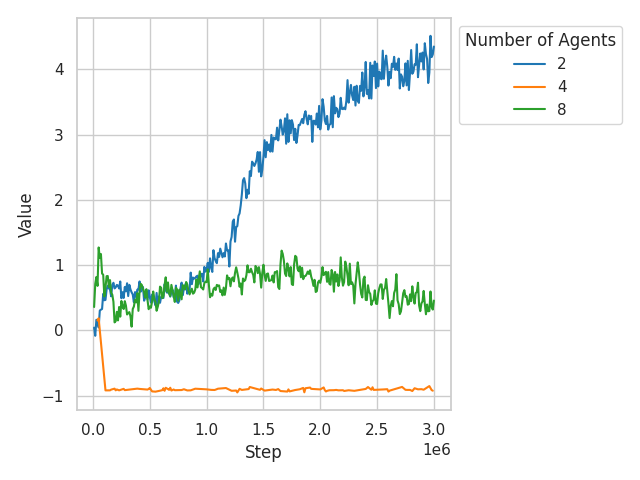

Write Python code to recreate this figure.
import pandas as pd
import seaborn as sns
import matplotlib.pyplot as plt

data = [
    (2, "better results_12 to 36 sensors 2 agents-1728932364.4491496.csv"),
    (4, "better results_12 to 36 sensors 4 agents-1728987793.6354911.csv"),
    (8, "better results_12 to 36 sensors 8 agents-1729168237.176651.csv")
]

all_dfs = []
for agents, file in data:
    df = pd.read_csv(file)
    df["Number of Agents"] = agents
    all_dfs.append(df)

training_data = pd.concat(all_dfs)

training_data = training_data[training_data['Step'] <= 3_000_000]

sns.set_theme()
sns.set_style("whitegrid")
ax = sns.lineplot(data=training_data, x='Step', y='Value', hue='Number of Agents', palette='tab10')
sns.move_legend(ax, "upper left", bbox_to_anchor=(1, 1))
ax.set(xlabel='Step', ylabel='Value')
plt.tight_layout()
plt.savefig("unstable.png")







